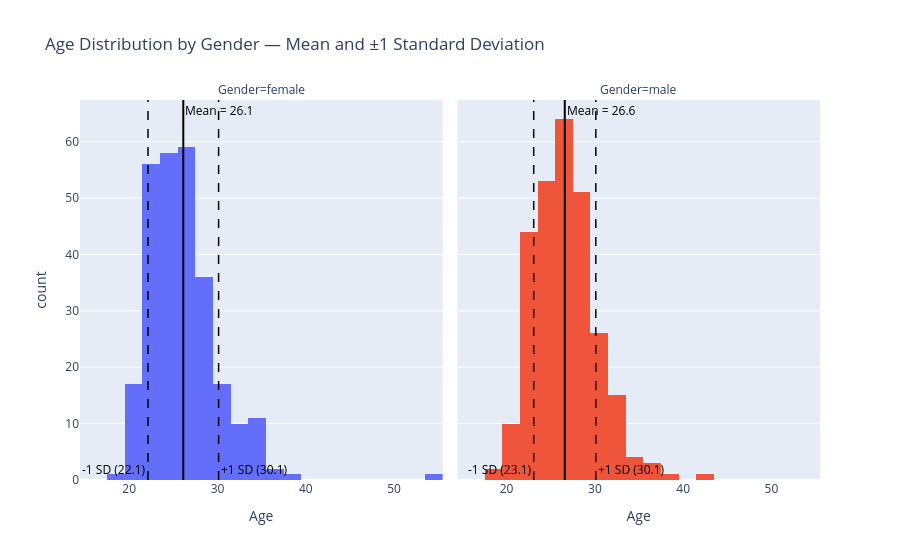

Write notebook code for a chart like this one.
### Code cell
fig = px.histogram(
    unique, x='age',facet_col='gender_label',
    nbins=20,
    color='gender_label',
    title='Age Distribution by Gender — Mean and ±1 Standard Deviation',
    labels={'age': 'Age', 'gender_label': 'Gender'}
)

for col, mean, std, color in [(1, f_mean, f_std, 'Black'),(2, m_mean, m_std, 'Black')]:
    fig.add_vline(x=mean, line_dash='solid', line_color=color, line_width=2,
                  annotation_text=f'Mean = {mean:.1f}',
                  annotation_position='top right',
                  annotation_font_color=color, col=col)
    fig.add_vline(x=mean - std, line_dash='dash', line_color=color, line_width=1.5,
                  annotation_text=f'-1 SD ({mean-std:.1f})',
                  annotation_position='bottom left',
                  annotation_font_color=color, col=col)
    fig.add_vline(x=mean + std, line_dash='dash', line_color=color, line_width=1.5,
                  annotation_text=f'+1 SD ({mean+std:.1f})',
                  annotation_position='bottom right',
                  annotation_font_color=color, col=col)    

fig.update_layout(showlegend=False)

fig.show()

### Figure 1 — Plotly figure (JSON) as saved in the notebook; plotly's stock layout.template omitted (floating-point values rounded to 4 significant figures; data arrays with more than 128 entries replaced by an {"elided": "..."} marker saying what was removed)
{"data": [{"alignmentgroup": "True", "bingroup": "x", "hovertemplate": "Gender=female<br>Age=%{x}<br>count=%{y}<extra></extra>", "legendgroup": "female", "marker": {"color": "#636efa", "pattern": {"shape": ""}}, "name": "female", "nbinsx": 20, "offsetgroup": "female", "orientation": "v", "showlegend": true, "type": "histogram", "x": {"elided": "274 int values"}, "xaxis": "x", "yaxis": "y"}, {"alignmentgroup": "True", "bingroup": "x", "hovertemplate": "Gender=male<br>Age=%{x}<br>count=%{y}<extra></extra>", "legendgroup": "male", "marker": {"color": "#EF553B", "pattern": {"shape": ""}}, "name": "male", "nbinsx": 20, "offsetgroup": "male", "orientation": "v", "showlegend": true, "type": "histogram", "x": {"elided": "277 int values"}, "xaxis": "x2", "yaxis": "y2"}], "layout": {"annotations": [{"showarrow": false, "text": "Gender=female", "x": 0.245, "xanchor": "center", "xref": "paper", "y": 1, "yanchor": "bottom", "yref": "paper"}, {"showarrow": false, "text": "Gender=male", "x": 0.755, "xanchor": "center", "xref": "paper", "y": 1, "yanchor": "bottom", "yref": "paper"}, {"font": {"color": "Black"}, "showarrow": false, "text": "Mean = 26.1", "x": 26.13, "xanchor": "left", "xref": "x", "y": 1, "yanchor": "top", "yref": "y domain"}, {"font": {"color": "Black"}, "showarrow": false, "text": "-1 SD (22.1)", "x": 22.13, "xanchor": "right", "xref": "x", "y": 0, "yanchor": "bottom", "yref": "y domain"}, {"font": {"color": "Black"}, "showarrow": false, "text": "+1 SD (30.1)", "x": 30.12, "xanchor": "left", "xref": "x", "y": 0, "yanchor": "bottom", "yref": "y domain"}, {"font": {"color": "Black"}, "showarrow": false, "text": "Mean = 26.6", "x": 26.59, "xanchor": "left", "xref": "x2", "y": 1, "yanchor": "top", "yref": "y2 domain"}, {"font": {"color": "Black"}, "showarrow": false, "text": "-1 SD (23.1)", "x": 23.07, "xanchor": "right", "xref": "x2", "y": 0, "yanchor": "bottom", "yref": "y2 domain"}, {"font": {"color": "Black"}, "showarrow": false, "text": "+1 SD (30.1)", "x": 30.11, "xanchor": "left", "xref": "x2", "y": 0, "yanchor": "bottom", "yref": "y2 domain"}], "barmode": "relative", "legend": {"title": {"text": "Gender"}, "tracegroupgap": 0}, "shapes": [{"line": {"color": "Black", "dash": "solid", "width": 2}, "type": "line", "x0": 26.13, "x1": 26.13, "xref": "x", "y0": 0, "y1": 1, "yref": "y domain"}, {"line": {"color": "Black", "dash": "dash", "width": 1.5}, "type": "line", "x0": 22.13, "x1": 22.13, "xref": "x", "y0": 0, "y1": 1, "yref": "y domain"}, {"line": {"color": "Black", "dash": "dash", "width": 1.5}, "type": "line", "x0": 30.12, "x1": 30.12, "xref": "x", "y0": 0, "y1": 1, "yref": "y domain"}, {"line": {"color": "Black", "dash": "solid", "width": 2}, "type": "line", "x0": 26.59, "x1": 26.59, "xref": "x2", "y0": 0, "y1": 1, "yref": "y2 domain"}, {"line": {"color": "Black", "dash": "dash", "width": 1.5}, "type": "line", "x0": 23.07, "x1": 23.07, "xref": "x2", "y0": 0, "y1": 1, "yref": "y2 domain"}, {"line": {"color": "Black", "dash": "dash", "width": 1.5}, "type": "line", "x0": 30.11, "x1": 30.11, "xref": "x2", "y0": 0, "y1": 1, "yref": "y2 domain"}], "showlegend": false, "title": {"text": "Age Distribution by Gender — Mean and ±1 Standard Deviation"}, "xaxis": {"anchor": "y", "domain": [0, 0.49], "title": {"text": "Age"}}, "xaxis2": {"anchor": "y2", "domain": [0.51, 1], "matches": "x", "title": {"text": "Age"}}, "yaxis": {"anchor": "x", "domain": [0, 1], "title": {"text": "count"}}, "yaxis2": {"anchor": "x2", "domain": [0, 1], "matches": "y", "showticklabels": false}}}
